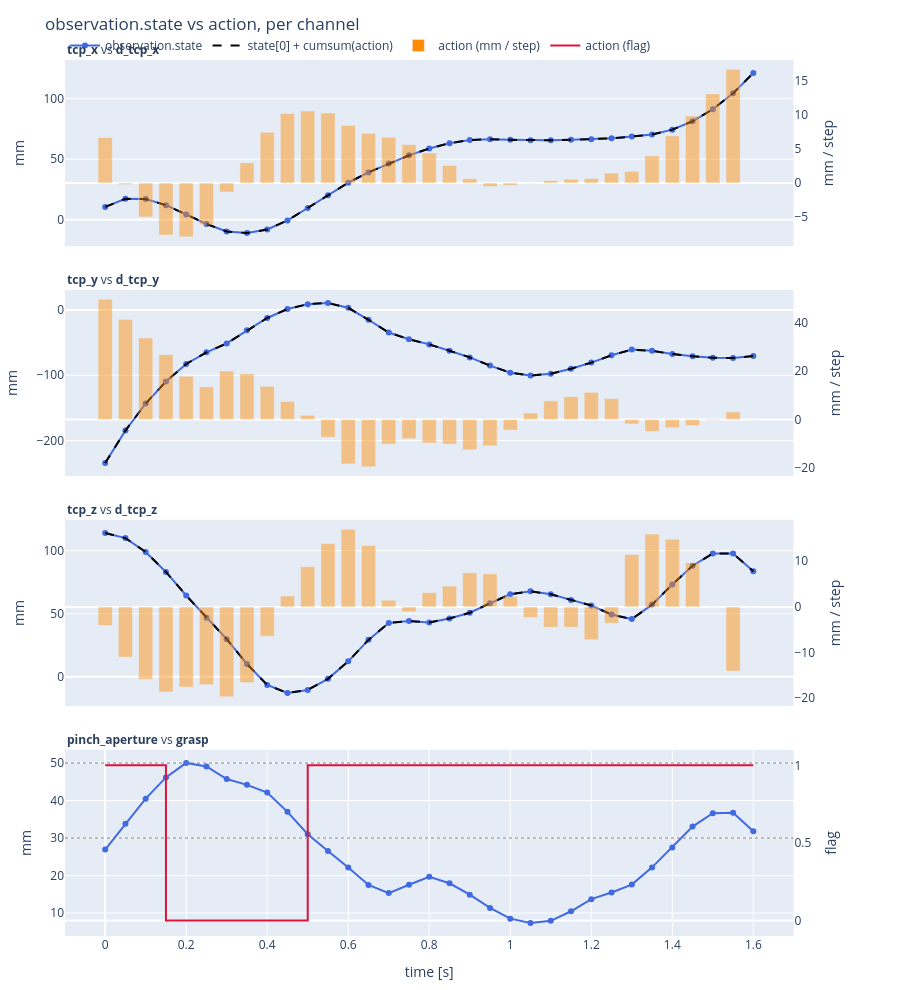

The notebook cell this image was saved under:
### Markdown cell above
### Is `action` consistent with `observation.state`?

They are *not* meant to look alike: `observation.state` is where the hand **is** (position, mm), `action` is where it goes **next** (the displacement to the following sample, mm per step) plus the grasp flag. So `d_tcp_*` is the slope of `tcp_*`, and the two curves only coincide once the action is integrated.

Per row: the state (blue, left axis), the action (orange bars, right axis), and the state rebuilt as `state[0] + cumsum(action)` (black dashed), which should land exactly on the blue curve. In the pinch row the action is the 0/1 `grasp` flag of the *next* sample (red steps), against the aperture and the 30/50 mm hysteresis edges.

### Code cell
state_action_figure(
    np.arange(len(state)) / ds.fps,
    state,
    action,
    STATE_NAMES,
    ACTION_NAMES,
    STATE_ACTION_PAIRS,
    replayed_state=replay_tcp_from_action(state, action),
    hysteresis_m=(0.03, 0.05),
).show()

### Figure 1 — Plotly figure (JSON) as saved in the notebook; plotly's stock layout.template omitted (floating-point values rounded to 4 significant figures)
{"data": [{"customdata": [0, 1, 2, 3, 4, 5, 6, 7, 8, 9, 10, 11, 12, 13, 14, 15, 16, 17, 18, 19, 20, 21, 22, 23, 24, 25, 26, 27, 28, 29, 30, 31, 32], "hovertemplate": "t=%{x:.2f} s<br>sample %{customdata}<br>%{y:.2f}<extra>%{fullData.name}</extra>", "legendgroup": "state", "line": {"color": "royalblue"}, "mode": "lines+markers", "name": "observation.state", "showlegend": true, "type": "scatter", "x": [0.0, 0.05, 0.1, 0.15, 0.2, 0.25, 0.3, 0.35, 0.4, 0.45, 0.5, 0.55, 0.6, 0.65, 0.7, 0.75, 0.8, 0.85, 0.9, 0.95, 1.0, 1.05, 1.1, 1.15, 1.2, 1.25, 1.3, 1.35, 1.4, 1.45, 1.5, 1.55, 1.6], "xaxis": "x", "y": [10.62, 17.3, 17.08, 12.07, 4.416, -3.512, -9.653, -10.99, -8.023, -0.5364, 9.706, 20.32, 30.64, 39.12, 46.44, 53.18, 58.84, 63.26, 65.85, 66.49, 65.99, 65.66, 65.64, 66.0, 66.56, 67.21, 68.68, 70.4, 74.4, 81.35, 91.22, 104.4, 121.1], "yaxis": "y"}, {"customdata": [0, 1, 2, 3, 4, 5, 6, 7, 8, 9, 10, 11, 12, 13, 14, 15, 16, 17, 18, 19, 20, 21, 22, 23, 24, 25, 26, 27, 28, 29, 30, 31, 32], "hovertemplate": "t=%{x:.2f} s<br>sample %{customdata}<br>%{y:.2f}<extra>%{fullData.name}</extra>", "legendgroup": "replay", "line": {"color": "black", "dash": "dash"}, "mode": "lines", "name": "state[0] + cumsum(action)", "showlegend": true, "type": "scatter", "x": [0.0, 0.05, 0.1, 0.15, 0.2, 0.25, 0.3, 0.35, 0.4, 0.45, 0.5, 0.55, 0.6, 0.65, 0.7, 0.75, 0.8, 0.85, 0.9, 0.95, 1.0, 1.05, 1.1, 1.15, 1.2, 1.25, 1.3, 1.35, 1.4, 1.45, 1.5, 1.55, 1.6], "xaxis": "x", "y": [10.62, 17.3, 17.08, 12.07, 4.416, -3.512, -9.653, -10.99, -8.023, -0.5364, 9.706, 20.32, 30.64, 39.12, 46.44, 53.18, 58.84, 63.26, 65.85, 66.49, 65.99, 65.66, 65.64, 66.0, 66.56, 67.21, 68.68, 70.4, 74.4, 81.35, 91.22, 104.4, 121.1], "yaxis": "y"}, {"customdata": [0, 1, 2, 3, 4, 5, 6, 7, 8, 9, 10, 11, 12, 13, 14, 15, 16, 17, 18, 19, 20, 21, 22, 23, 24, 25, 26, 27, 28, 29, 30, 31, 32], "hovertemplate": "t=%{x:.2f} s<br>sample %{customdata}<br>%{y:.2f}<extra>%{fullData.name}</extra>", "legendgroup": "delta", "marker": {"color": "darkorange", "opacity": 0.45}, "name": "action (mm / step)", "showlegend": true, "type": "bar", "x": [0.0, 0.05, 0.1, 0.15, 0.2, 0.25, 0.3, 0.35, 0.4, 0.45, 0.5, 0.55, 0.6, 0.65, 0.7, 0.75, 0.8, 0.85, 0.9, 0.95, 1.0, 1.05, 1.1, 1.15, 1.2, 1.25, 1.3, 1.35, 1.4, 1.45, 1.5, 1.55, 1.6], "xaxis": "x", "y": [6.687, -0.2234, -5.005, -7.658, -7.928, -6.141, -1.341, 2.971, 7.487, 10.24, 10.62, 10.31, 8.479, 7.32, 6.746, 5.659, 4.421, 2.584, 0.6443, -0.4948, -0.3327, -0.02085, 0.3576, 0.5578, 0.6566, 1.463, 1.727, 3.995, 6.952, 9.868, 13.14, 16.76, 0.0], "yaxis": "y2"}, {"customdata": [0, 1, 2, 3, 4, 5, 6, 7, 8, 9, 10, 11, 12, 13, 14, 15, 16, 17, 18, 19, 20, 21, 22, 23, 24, 25, 26, 27, 28, 29, 30, 31, 32], "hovertemplate": "t=%{x:.2f} s<br>sample %{customdata}<br>%{y:.2f}<extra>%{fullData.name}</extra>", "legendgroup": "state", "line": {"color": "royalblue"}, "mode": "lines+markers", "name": "observation.state", "showlegend": false, "type": "scatter", "x": [0.0, 0.05, 0.1, 0.15, 0.2, 0.25, 0.3, 0.35, 0.4, 0.45, 0.5, 0.55, 0.6, 0.65, 0.7, 0.75, 0.8, 0.85, 0.9, 0.95, 1.0, 1.05, 1.1, 1.15, 1.2, 1.25, 1.3, 1.35, 1.4, 1.45, 1.5, 1.55, 1.6], "xaxis": "x2", "y": [-234.3, -184.6, -143.2, -109.5, -82.7, -64.79, -51.3, -31.22, -12.34, 1.401, 8.881, 10.62, 3.309, -15.04, -34.59, -44.79, -52.74, -62.46, -72.65, -85.17, -96.05, -100.4, -97.72, -90.03, -80.59, -69.38, -60.72, -62.55, -67.47, -70.83, -73.3, -73.6, -70.48], "yaxis": "y3"}, {"customdata": [0, 1, 2, 3, 4, 5, 6, 7, 8, 9, 10, 11, 12, 13, 14, 15, 16, 17, 18, 19, 20, 21, 22, 23, 24, 25, 26, 27, 28, 29, 30, 31, 32], "hovertemplate": "t=%{x:.2f} s<br>sample %{customdata}<br>%{y:.2f}<extra>%{fullData.name}</extra>", "legendgroup": "replay", "line": {"color": "black", "dash": "dash"}, "mode": "lines", "name": "state[0] + cumsum(action)", "showlegend": false, "type": "scatter", "x": [0.0, 0.05, 0.1, 0.15, 0.2, 0.25, 0.3, 0.35, 0.4, 0.45, 0.5, 0.55, 0.6, 0.65, 0.7, 0.75, 0.8, 0.85, 0.9, 0.95, 1.0, 1.05, 1.1, 1.15, 1.2, 1.25, 1.3, 1.35, 1.4, 1.45, 1.5, 1.55, 1.6], "xaxis": "x2", "y": [-234.3, -184.6, -143.2, -109.5, -82.7, -64.79, -51.3, -31.22, -12.34, 1.401, 8.881, 10.62, 3.309, -15.04, -34.59, -44.79, -52.74, -62.46, -72.65, -85.17, -96.05, -100.4, -97.72, -90.03, -80.59, -69.38, -60.72, -62.55, -67.47, -70.83, -73.3, -73.6, -70.48], "yaxis": "y3"}, {"customdata": [0, 1, 2, 3, 4, 5, 6, 7, 8, 9, 10, 11, 12, 13, 14, 15, 16, 17, 18, 19, 20, 21, 22, 23, 24, 25, 26, 27, 28, 29, 30, 31, 32], "hovertemplate": "t=%{x:.2f} s<br>sample %{customdata}<br>%{y:.2f}<extra>%{fullData.name}</extra>", "legendgroup": "delta", "marker": {"color": "darkorange", "opacity": 0.45}, "name": "action (mm / step)", "showlegend": false, "type": "bar", "x": [0.0, 0.05, 0.1, 0.15, 0.2, 0.25, 0.3, 0.35, 0.4, 0.45, 0.5, 0.55, 0.6, 0.65, 0.7, 0.75, 0.8, 0.85, 0.9, 0.95, 1.0, 1.05, 1.1, 1.15, 1.2, 1.25, 1.3, 1.35, 1.4, 1.45, 1.5, 1.55, 1.6], "xaxis": "x2", "y": [49.75, 41.36, 33.72, 26.81, 17.91, 13.5, 20.07, 18.88, 13.74, 7.48, 1.735, -7.307, -18.35, -19.56, -10.19, -7.95, -9.727, -10.19, -12.52, -10.89, -4.376, 2.707, 7.691, 9.436, 11.22, 8.654, -1.829, -4.917, -3.365, -2.465, -0.3021, 3.124, 0.0], "yaxis": "y4"}, {"customdata": [0, 1, 2, 3, 4, 5, 6, 7, 8, 9, 10, 11, 12, 13, 14, 15, 16, 17, 18, 19, 20, 21, 22, 23, 24, 25, 26, 27, 28, 29, 30, 31, 32], "hovertemplate": "t=%{x:.2f} s<br>sample %{customdata}<br>%{y:.2f}<extra>%{fullData.name}</extra>", "legendgroup": "state", "line": {"color": "royalblue"}, "mode": "lines+markers", "name": "observation.state", "showlegend": false, "type": "scatter", "x": [0.0, 0.05, 0.1, 0.15, 0.2, 0.25, 0.3, 0.35, 0.4, 0.45, 0.5, 0.55, 0.6, 0.65, 0.7, 0.75, 0.8, 0.85, 0.9, 0.95, 1.0, 1.05, 1.1, 1.15, 1.2, 1.25, 1.3, 1.35, 1.4, 1.45, 1.5, 1.55, 1.6], "xaxis": "x3", "y": [114.0, 109.9, 98.91, 83.07, 64.46, 46.9, 29.89, 10.22, -6.359, -12.77, -10.38, -1.579, 12.29, 29.31, 42.73, 44.19, 43.12, 46.23, 50.78, 58.24, 65.46, 67.71, 65.41, 60.96, 56.52, 49.33, 45.76, 57.23, 73.16, 88.0, 97.64, 97.66, 83.61], "yaxis": "y5"}, {"customdata": [0, 1, 2, 3, 4, 5, 6, 7, 8, 9, 10, 11, 12, 13, 14, 15, 16, 17, 18, 19, 20, 21, 22, 23, 24, 25, 26, 27, 28, 29, 30, 31, 32], "hovertemplate": "t=%{x:.2f} s<br>sample %{customdata}<br>%{y:.2f}<extra>%{fullData.name}</extra>", "legendgroup": "replay", "line": {"color": "black", "dash": "dash"}, "mode": "lines", "name": "state[0] + cumsum(action)", "showlegend": false, "type": "scatter", "x": [0.0, 0.05, 0.1, 0.15, 0.2, 0.25, 0.3, 0.35, 0.4, 0.45, 0.5, 0.55, 0.6, 0.65, 0.7, 0.75, 0.8, 0.85, 0.9, 0.95, 1.0, 1.05, 1.1, 1.15, 1.2, 1.25, 1.3, 1.35, 1.4, 1.45, 1.5, 1.55, 1.6], "xaxis": "x3", "y": [114.0, 109.9, 98.91, 83.07, 64.46, 46.9, 29.89, 10.22, -6.359, -12.77, -10.38, -1.579, 12.29, 29.31, 42.73, 44.19, 43.12, 46.23, 50.78, 58.24, 65.46, 67.71, 65.41, 60.96, 56.52, 49.33, 45.76, 57.23, 73.16, 88.0, 97.64, 97.66, 83.61], "yaxis": "y5"}, {"customdata": [0, 1, 2, 3, 4, 5, 6, 7, 8, 9, 10, 11, 12, 13, 14, 15, 16, 17, 18, 19, 20, 21, 22, 23, 24, 25, 26, 27, 28, 29, 30, 31, 32], "hovertemplate": "t=%{x:.2f} s<br>sample %{customdata}<br>%{y:.2f}<extra>%{fullData.name}</extra>", "legendgroup": "delta", "marker": {"color": "darkorange", "opacity": 0.45}, "name": "action (mm / step)", "showlegend": false, "type": "bar", "x": [0.0, 0.05, 0.1, 0.15, 0.2, 0.25, 0.3, 0.35, 0.4, 0.45, 0.5, 0.55, 0.6, 0.65, 0.7, 0.75, 0.8, 0.85, 0.9, 0.95, 1.0, 1.05, 1.1, 1.15, 1.2, 1.25, 1.3, 1.35, 1.4, 1.45, 1.5, 1.55, 1.6], "xaxis": "x3", "y": [-4.065, -10.99, -15.84, -18.61, -17.56, -17.02, -19.67, -16.58, -6.415, 2.39, 8.805, 13.87, 17.01, 13.42, 1.462, -1.074, 3.113, 4.545, 7.465, 7.22, 2.245, -2.292, -4.452, -4.441, -7.189, -3.574, 11.47, 15.94, 14.84, 9.64, 0.01348, -14.04, 0.0], "yaxis": "y6"}, {"customdata": [0, 1, 2, 3, 4, 5, 6, 7, 8, 9, 10, 11, 12, 13, 14, 15, 16, 17, 18, 19, 20, 21, 22, 23, 24, 25, 26, 27, 28, 29, 30, 31, 32], "hovertemplate": "t=%{x:.2f} s<br>sample %{customdata}<br>%{y:.2f}<extra>%{fullData.name}</extra>", "legendgroup": "state", "line": {"color": "royalblue"}, "mode": "lines+markers", "name": "observation.state", "showlegend": false, "type": "scatter", "x": [0.0, 0.05, 0.1, 0.15, 0.2, 0.25, 0.3, 0.35, 0.4, 0.45, 0.5, 0.55, 0.6, 0.65, 0.7, 0.75, 0.8, 0.85, 0.9, 0.95, 1.0, 1.05, 1.1, 1.15, 1.2, 1.25, 1.3, 1.35, 1.4, 1.45, 1.5, 1.55, 1.6], "xaxis": "x4", "y": [26.93, 33.83, 40.51, 46.17, 50.04, 49.09, 45.72, 44.18, 42.13, 36.98, 31.01, 26.53, 22.16, 17.5, 15.31, 17.54, 19.64, 17.93, 14.88, 11.37, 8.504, 7.354, 7.912, 10.47, 13.7, 15.49, 17.59, 22.17, 27.49, 33.05, 36.62, 36.72, 31.84], "yaxis": "y7"}, {"customdata": [0, 1, 2, 3, 4, 5, 6, 7, 8, 9, 10, 11, 12, 13, 14, 15, 16, 17, 18, 19, 20, 21, 22, 23, 24, 25, 26, 27, 28, 29, 30, 31, 32], "hovertemplate": "t=%{x:.2f} s<br>sample %{customdata}<br>%{y:.2f}<extra>%{fullData.name}</extra>", "legendgroup": "flag", "line": {"color": "crimson", "shape": "hv"}, "mode": "lines", "name": "action (flag)", "type": "scatter", "x": [0.0, 0.05, 0.1, 0.15, 0.2, 0.25, 0.3, 0.35, 0.4, 0.45, 0.5, 0.55, 0.6, 0.65, 0.7, 0.75, 0.8, 0.85, 0.9, 0.95, 1.0, 1.05, 1.1, 1.15, 1.2, 1.25, 1.3, 1.35, 1.4, 1.45, 1.5, 1.55, 1.6], "xaxis": "x4", "y": [1.0, 1.0, 1.0, 0.0, 0.0, 0.0, 0.0, 0.0, 0.0, 0.0, 1.0, 1.0, 1.0, 1.0, 1.0, 1.0, 1.0, 1.0, 1.0, 1.0, 1.0, 1.0, 1.0, 1.0, 1.0, 1.0, 1.0, 1.0, 1.0, 1.0, 1.0, 1.0, 1.0], "yaxis": "y8"}], "layout": {"annotations": [{"showarrow": false, "text": "<b>tcp_x</b> vs <b>d_tcp_x</b>", "x": 0.0, "xanchor": "left", "xref": "x domain", "y": 1.0, "yanchor": "bottom", "yref": "y domain"}, {"showarrow": false, "text": "<b>tcp_y</b> vs <b>d_tcp_y</b>", "x": 0.0, "xanchor": "left", "xref": "x2 domain", "y": 1.0, "yanchor": "bottom", "yref": "y3 domain"}, {"showarrow": false, "text": "<b>tcp_z</b> vs <b>d_tcp_z</b>", "x": 0.0, "xanchor": "left", "xref": "x3 domain", "y": 1.0, "yanchor": "bottom", "yref": "y5 domain"}, {"showarrow": false, "text": "<b>pinch_aperture</b> vs <b>grasp</b>", "x": 0.0, "xanchor": "left", "xref": "x4 domain", "y": 1.0, "yanchor": "bottom", "yref": "y7 domain"}], "bargap": 0.3, "height": 990, "hovermode": "x unified", "legend": {"orientation": "h", "y": 1.0, "yanchor": "bottom"}, "margin": {"b": 40, "l": 60, "r": 60, "t": 60}, "shapes": [{"line": {"color": "gray", "dash": "dot", "width": 1}, "type": "line", "x0": 0, "x1": 1, "xref": "x4 domain", "y0": 30.0, "y1": 30.0, "yref": "y7"}, {"line": {"color": "gray", "dash": "dot", "width": 1}, "type": "line", "x0": 0, "x1": 1, "xref": "x4 domain", "y0": 50.0, "y1": 50.0, "yref": "y7"}], "title": {"text": "observation.state vs action, per channel"}, "xaxis": {"anchor": "y", "domain": [0.0, 0.94], "matches": "x4", "showticklabels": false}, "xaxis2": {"anchor": "y3", "domain": [0.0, 0.94], "matches": "x4", "showticklabels": false}, "xaxis3": {"anchor": "y5", "domain": [0.0, 0.94], "matches": "x4", "showticklabels": false}, "xaxis4": {"anchor": "y7", "domain": [0.0, 0.94], "title": {"text": "time [s]"}}, "yaxis": {"anchor": "x", "domain": [0.7875, 1.0], "title": {"text": "mm"}}, "yaxis2": {"anchor": "x", "overlaying": "y", "showgrid": false, "side": "right", "title": {"text": "mm / step"}}, "yaxis3": {"anchor": "x2", "domain": [0.525, 0.7375], "title": {"text": "mm"}}, "yaxis4": {"anchor": "x2", "overlaying": "y3", "showgrid": false, "side": "right", "title": {"text": "mm / step"}}, "yaxis5": {"anchor": "x3", "domain": [0.2625, 0.475], "title": {"text": "mm"}}, "yaxis6": {"anchor": "x3", "overlaying": "y5", "showgrid": false, "side": "right", "title": {"text": "mm / step"}}, "yaxis7": {"anchor": "x4", "domain": [0.0, 0.2125], "title": {"text": "mm"}}, "yaxis8": {"anchor": "x4", "overlaying": "y7", "range": [-0.1, 1.1], "showgrid": false, "side": "right", "title": {"text": "flag"}}}}
